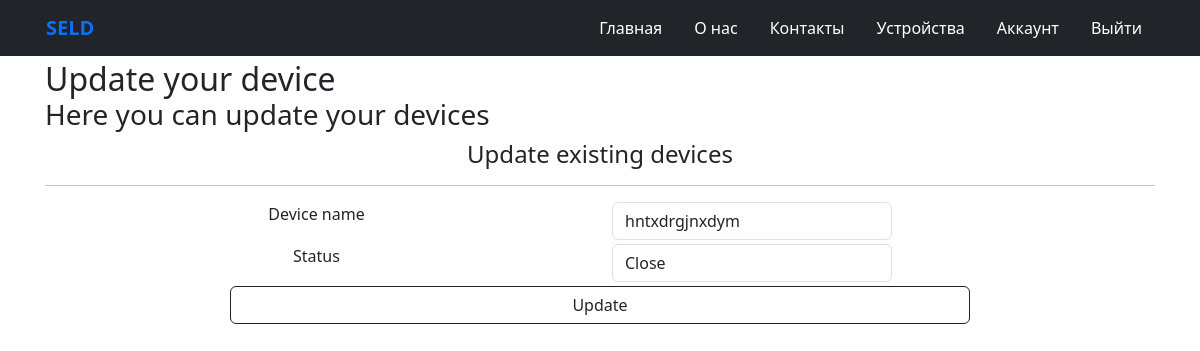
/your_device/128/update_form/ (signed in), run on an earlier commit of the app's database.
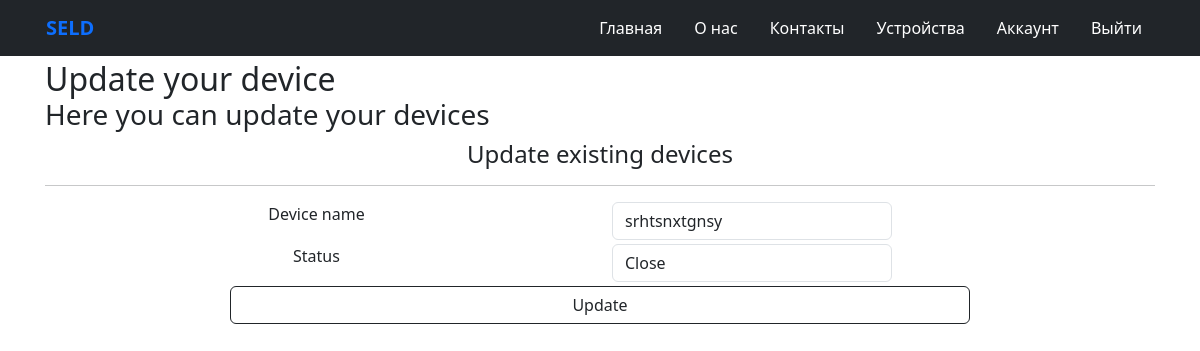
And on a later commit of the database.
### app/models.py (models this page shows, shortened)
class DeviceModel(models.Model):
    device_name = models.CharField(max_length=255)
    serial_num = models.CharField(max_length=255, unique=True)
    status = models.CharField(max_length=10, default="Close")
    settings = models.CharField(max_length=255, default='-')
    admin = models.CharField(max_length=10, default='Off')
    sync = models.CharField(max_length=5, default='False')
    user = UserForeignKey(auto_user_add=True)
    objects = models.Manager()

### app/views.py (the view, shortened to what this page needs)
# urls.py: path('your_device/<int:pk>/update_form/', views.DeviceUpdateView.as_view
class DeviceUpdateView(LoginRequiredMixin, UpdateView):
    model = DeviceModel
    template_name = 'app/update_form.html'
    form_class = AddDeviceModel

### app/forms.py
class AddDeviceModel(forms.ModelForm):
    class Meta:
        model = DeviceModel
        fields = '__all__'
        widgets = {
            'device_name': forms.TextInput(attrs={
                'class': 'form-control',
                'placeholder': 'Device name'
                }),
            'status': forms.TextInput(attrs={
                'class': 'form-control',
                'placeholder': 'Status'
                }),
            }

### app/templates/app/update_form.html (shortened to what this page needs)
{% extends "app/layout.html" %}
{% block safe %}
<h2>{{ title }}</h2>
<h3>Here you can update your devices</h3>
<h4 align="center">Update existing devices</h4>
<hr />
<form method="post" class="form-horizontal">
    <div class="row row-cols-2 mb-1">
        <label class="col-lg-6 control-label text-center">Device name</label>
        <div class="col-lg-4 lining">
            {{ form.device_name }}
        </div>
    </div>
    <div class="row row-cols-2 mb-1">
        <label class="col-lg-6 control-label text-center">Status</label>
        <div class="col-lg-4 lining">
            {{ form.status }}
        </div>
    </div>
    <div class="d-grid gap-2 col-lg-8 col-10 mx-auto">
        <button type="submit" class="btn btn-outline-dark">Update</button>
    </div>
</form>
{% endblock %}

What changed in the data, as far as the page shows it:
changed DeviceModel "Close": device_name "hntxdrgjnxdym" → "srhtsnxtgnsy"
